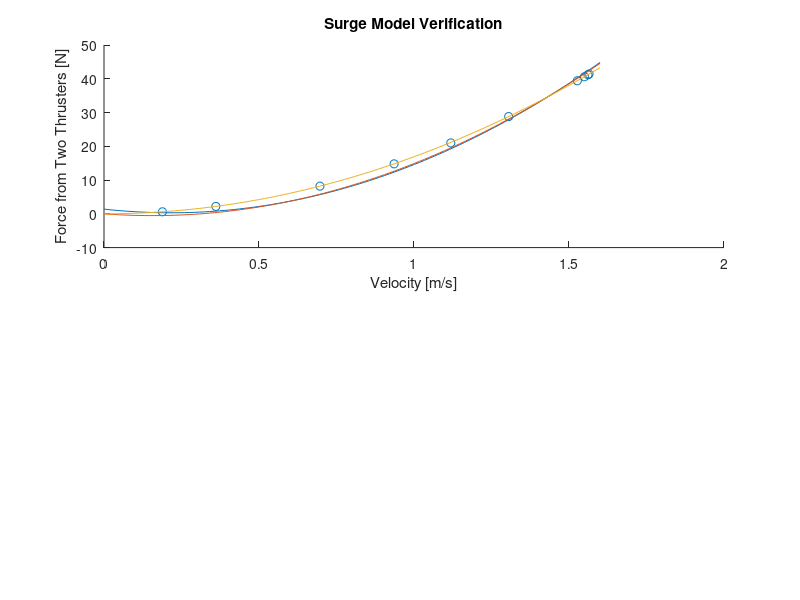

Recreate this plot in MATLAB. (Note: this script raises an error after producing the figure.)
%% SURGE MODEL

%% DATA OBTAINED FROM SIMULINK MODEL TESTING
thr_cmd = .1:.1:1;
vel = [.1884 .3608 .6966 .9358 1.1187 1.3054 1.5268 1.5612 1.5647 1.5499];
thru_force = 2.*([0.3 1.1 4.1 7.4 10.5 14.4 19.7 20.6 20.7 20.3]);

%% FIT DATA FROM MANZINI THESIS
p1 = 23.24; p2 = -10.04; p3 = 1.395;
a1 = 21.62; b1 = -6.736;
a2 = 16.91;

poly = @(x) (p1.*(x.^2))+(p2.*x)+p3;
lin_quad = @(x) (a1.*(x.^2))+(b1.*x);
quad = @(x) (a2.*(x.^2));

x = linspace(0,1.6,100);
subplot(2,1,1)
scatter(vel,thru_force)
hold on
plot(x,poly(x))
plot(x,lin_quad(x))
plot(x,quad(x))
title('Surge Model Verification')
xlabel('Velocity [m/s]')
ylabel('Force from Two Thrusters [N]')
legend('From Quad Model','Poly Fit','Quadratic w/ Linear Fit','Quadratic Only Fit','location','se')
grid on

%% YAW MODEL

%% DATA OBTAINED FROM SIMULINK MODEL TESTING
thr_cmd = .1:.1:1;
vel = [.0308 .059 .1139 .15298 .18228 .2134 .2497 .2553 .255956 .2535];
thru_force = 0.44.*([0.3 1.1 4.1 7.4 10.5 14.4 19.7 20.6 20.7 20.3]);

%% FIT DATA FROM MANZINI THESIS
p1 = 93.86; p2 = 10.35; p3 = -0.07664;
a1 = 97.15; b1 = 9.265;
a2 = 138.9;

poly = @(x) (p1.*(x.^2))+(p2.*x)+p3;
lin_quad = @(x) (a1.*(x.^2))+(b1.*x);
quad = @(x) (a2.*(x.^2));

x = linspace(0,.25,100);
subplot(2,1,2)
scatter(vel,thru_force)
hold on
plot(x,poly(x))
plot(x,lin_quad(x))
plot(x,quad(x))
title('Yaw Model Verification')
xlabel('Angular Velocity [rad/s]')
ylabel('Torque [N-m]')
legend('From Quad Model','Poly Fit','Quadratic w/ Linear Fit','Quadratic Only Fit','location','se')
grid on

